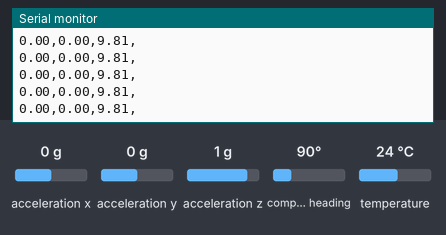
The sketch below on a simulated Arduino Uno, built with avr-gcc and run on an emulated ATmega328P. Shown: the last lines printed to the serial monitor. Inputs (shaded band) come from the test bench; at power-on: acceleration x 0 g, acceleration y 0 g, acceleration z 1 g, compass heading 90°, temperature 24 °C.

Above: at 2.2 s.
2.3 s: acceleration x set to -1.4 g
At 2.34 s:
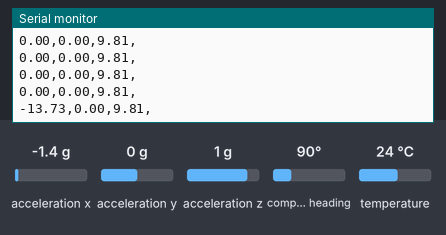
3.8 s: acceleration y set to -1.4 g
At 3.88 s:
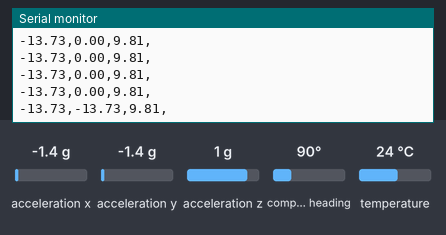
5.3 s: acceleration z set to -1.4 g
At 5.32 s:
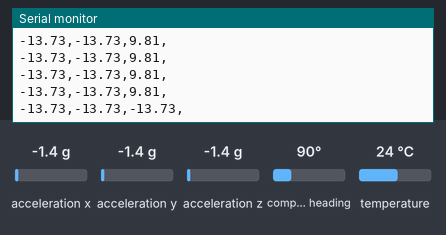

Measured:
- after the input at 2.3 s, the serial monitor: prints a new line at once (image 1)
- after the input at 3.8 s, the serial monitor: prints a new line after 0.08 s (image 2)
- after the input at 5.3 s, the serial monitor: prints a new line at once (image 3)

The sketch:

IMU_data_acquisition_acc.ino
```cpp
/* This code reads [ACCELEROMETER] raw data from the BNO055 IMU Sensor
*/

// Libraries
#include <Wire.h> // This library allows to communicate with I2C / TWI devices.
#include <Adafruit_Sensor.h> // Library with drivers that are based on the Adafruit Unified Sensor Driver
#include <Adafruit_BNO055.h> // This is a library for the BNO055 orientation sensor
#include <utility/imumaths.h> // Inertial Measurement Unit Maths Library (it includes matrix.h, quaternions.h and vector.h)

// Global parameters and objects
#define BNO055_SAMPLERATE_DELAY_MS (100) // Define how fast the sensor sample rate (sample every 100 ms)

Adafruit_BNO055 IMU = Adafruit_BNO055(); // Create IMU object and set what the object is

void setup() {
  // Set the baud rate speed. This is how fast the data is to be sent through the USB connection
  Serial.begin(115200);

  // Print initial message
  Serial.println("BNO055 IMU Sensor Raw Data Initialized");
  Serial.println("");

  // Start the IMU sensor
  IMU.begin();

  // Wait 1000 ms to ensure the sensor starts correctly
  delay(1000);

  // Get temperature from the IMU and save it into a 8-bit int variable named 'temp'
  int8_t temp = IMU.getTemp();

  // Print the temperature through the Serial Monitor
  Serial.println(temp);

  // Change the time clock on the chip to the time clock on board of the IMU
  IMU.setExtCrystalUse(true);
}

void loop() {

  // Work with the imu sensor from Adafruit library
  // Go to BNO055's 'imu' and bring back a vector of 3 components into 'acc' (accelerometer) for the specific object IMU
  imu::Vector<3> acc = IMU.getVector(Adafruit_BNO055::VECTOR_ACCELEROMETER);

  // Print Acceleration data
  Serial.print(acc.x());
  Serial.print(",");
  Serial.print(acc.y());
  Serial.print(",");
  Serial.print(acc.z());
  Serial.println(",");

  // Wait the specified delay before requesting next data
  delay(BNO055_SAMPLERATE_DELAY_MS);

}
```
